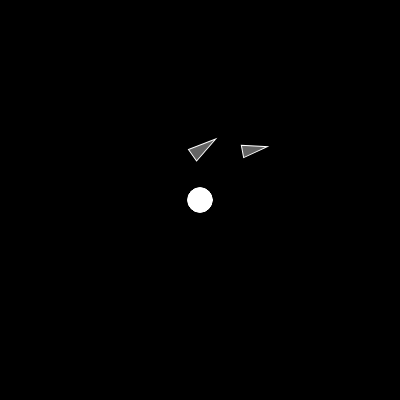
Frame 1 (no input)
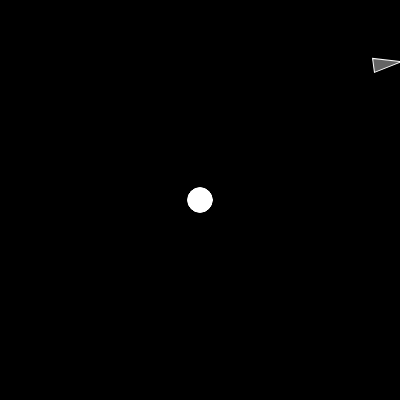
Frame 60 (no input)
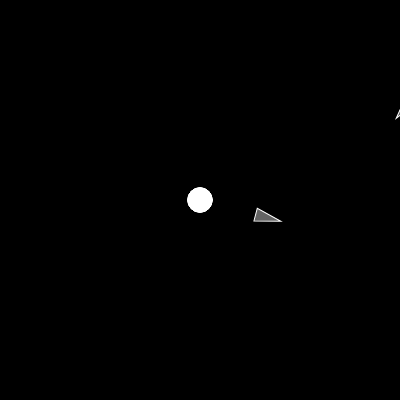
Frame 120 (the mouse pressed at the canvas centre since frame 60)

The p5.js sketch that drew these frames (run headless with seeded random() and noise() and a simulated clock; from frame 60 on, the mouse is pressed at the canvas centre):

// p5.js sketch
// ── sketch.js
let moves = [];
let attractor;

function setup() {
  createCanvas(400, 400);
  ellipseMode(CENTER);
  // colorMode(HSB);
  noStroke();
  moves.push(new Mover(createVector(200, 150), createVector(random(360), 100),50));
  moves.push(new Mover(createVector(250, 150), createVector(255, 200), 40));
  attractor = new Attractor(200,200,150);
}

function draw() {
  background(0); 

  for(mover of moves){
    
    mover.move();
    
    mover.show();
    attractor.attract(mover);
    attractor.show();
  }
  
  
}
function mousePressed(){
  moves.push(new Mover(
    createVector(mouseX, mouseY),
    createVector(random(255), 200),
    random(20,50)
  ));
}
// ── attractor.js
class Attractor{
    constructor(x,y,m){
        this.pos = createVector(x,y);
        this.mass = m;
        this.size = sqrt(this.mass) *2;
       
    }

    attract(mover){
        // the attractors pos - the objets pos
        let force = p5.Vector.sub(this.pos, mover.pos);
        //  magnitude of the distance squared
        // and then constrained 
        let distanceSq = constrain(force.magSq(), 125,2500);

        // gravitational constant
        let G = 1;
        // strangth of the gravitational force
        let strength = G * (this.mass * mover.mass) / distanceSq; 
        // set force to the strength of the gravitational force
        force.setMag(strength);
        // apply force to mover
        mover.applyForce(force);
    }

    show(){
        fill(255,255,255)
        ellipse(this.pos.x, this.pos.y, this.size)
    }
}
// ── mover.js
class Mover {
  constructor(pos, color, mass) {
    this.pos = pos;
    this.vel = p5.Vector.random2D();
    this.vel.mult(5);
    this.acc = createVector(0,0);
    this.mass = mass;
    this.size = sqrt(this.mass)*2;
    this.colorh = color.x;
    this.colorb = color.y;
    this.angle = 0;
    this.angleV = 0;
    this.angleA = 0;
  }

  applyForce(force){
    let f = p5.Vector.div(force, this.mass);
    this.acc.add(f)
  }

  move() {

    // apply the acceleration the the velocity
    this.vel.add(this.acc);
    
    // limit the velocity
    // this.vel.limit(0.5);
    
  //   // apply velocity to the pos
    this.pos.add(this.vel);
  
  
    // //  set angle acc to acc of pos x 
    // this.angleA = this.acc.y/50;
  //   // velocity to acceleration
    // this.angleV += this.angleA;
  //   // angle to velocity
    // this.angle += this.angleV;

     // reset acceleration after every frame
    this.acc.set(0,0);
  }

  show(){
    strokeWeight(1)
    stroke(255);
    fill(255,100);
    push();
    translate(this.pos.x, this.pos.y);
    this.angle = this.vel.heading()
    rotate(this.angle);
      // fill(this.colorh, this.colorb / 2, this.colorb);
      // quick way to create a triangle with one value
    triangle(-this.size, -this.size/2, -this.size, this.size/2, this.size, 0);
    pop();
  }
}
